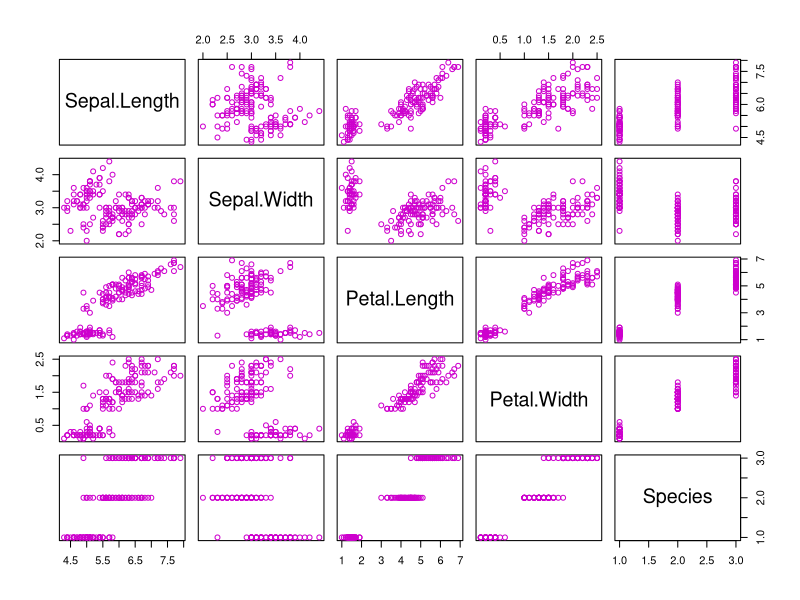

Reproduce this figure in R.
data(iris)
View(iris)

# doing some analysis on the iris dataset

summary(iris)
plot(iris, col = 'magenta3')

# performing pca on the dataset (not going to split into testing or training)
